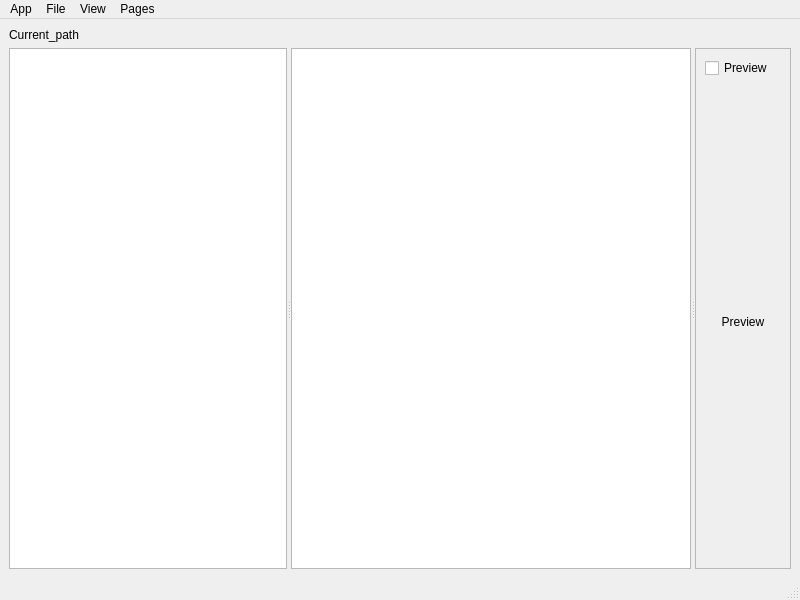
<?xml version="1.0" encoding="UTF-8"?>
<ui version="4.0">
 <class>MainWindow</class>
 <widget class="QMainWindow" name="MainWindow">
  <property name="geometry">
   <rect>
    <x>0</x>
    <y>0</y>
    <width>800</width>
    <height>600</height>
   </rect>
  </property>
  <property name="windowTitle">
   <string>MainWindow</string>
  </property>
  <widget class="QWidget" name="centralwidget">
   <layout class="QVBoxLayout" name="verticalLayout">
    <item>
     <widget class="QLabel" name="currentPath">
      <property name="sizePolicy">
       <sizepolicy hsizetype="Expanding" vsizetype="Fixed">
        <horstretch>0</horstretch>
        <verstretch>0</verstretch>
       </sizepolicy>
      </property>
      <property name="text">
       <string>Current_path</string>
      </property>
     </widget>
    </item>
    <item>
     <widget class="QSplitter" name="splitter">
      <property name="orientation">
       <enum>Qt::Horizontal</enum>
      </property>
      <widget class="QListView" name="fmListView"/>
      <widget class="QStackedWidget" name="stackedWidget">
       <property name="sizePolicy">
        <sizepolicy hsizetype="Expanding" vsizetype="Preferred">
         <horstretch>0</horstretch>
         <verstretch>0</verstretch>
        </sizepolicy>
       </property>
       <property name="minimumSize">
        <size>
         <width>400</width>
         <height>0</height>
        </size>
       </property>
       <widget class="QWidget" name="secondFmPage">
        <property name="sizePolicy">
         <sizepolicy hsizetype="Expanding" vsizetype="Preferred">
          <horstretch>0</horstretch>
          <verstretch>0</verstretch>
         </sizepolicy>
        </property>
        <layout class="QVBoxLayout" name="verticalLayout_3">
         <property name="margin">
          <number>0</number>
         </property>
         <item>
          <widget class="QListView" name="secondFmListView"/>
         </item>
        </layout>
       </widget>
       <widget class="MetadataTreeViewPage" name="metadataTreePage">
        <property name="sizePolicy">
         <sizepolicy hsizetype="Expanding" vsizetype="Preferred">
          <horstretch>0</horstretch>
          <verstretch>0</verstretch>
         </sizepolicy>
        </property>
       </widget>
       <widget class="ImageViewManager" name="imageViewPage">
        <property name="sizePolicy">
         <sizepolicy hsizetype="Expanding" vsizetype="Preferred">
          <horstretch>0</horstretch>
          <verstretch>0</verstretch>
         </sizepolicy>
        </property>
       </widget>
      </widget>
      <widget class="QFrame" name="frameDx">
       <property name="frameShape">
        <enum>QFrame::StyledPanel</enum>
       </property>
       <property name="frameShadow">
        <enum>QFrame::Raised</enum>
       </property>
       <layout class="QVBoxLayout" name="verticalLayout_2">
        <item>
         <widget class="QCheckBox" name="previewCheckBox">
          <property name="focusPolicy">
           <enum>Qt::NoFocus</enum>
          </property>
          <property name="text">
           <string>Preview</string>
          </property>
         </widget>
        </item>
        <item>
         <widget class="QLabel" name="preview">
          <property name="sizePolicy">
           <sizepolicy hsizetype="Preferred" vsizetype="Expanding">
            <horstretch>0</horstretch>
            <verstretch>0</verstretch>
           </sizepolicy>
          </property>
          <property name="text">
           <string>Preview</string>
          </property>
          <property name="alignment">
           <set>Qt::AlignCenter</set>
          </property>
         </widget>
        </item>
       </layout>
      </widget>
     </widget>
    </item>
   </layout>
  </widget>
  <widget class="QMenuBar" name="menubar">
   <property name="geometry">
    <rect>
     <x>0</x>
     <y>0</y>
     <width>800</width>
     <height>21</height>
    </rect>
   </property>
   <widget class="QMenu" name="menuApp">
    <property name="title">
     <string>App</string>
    </property>
    <addaction name="actionQuit"/>
   </widget>
   <widget class="QMenu" name="menuFile">
    <property name="title">
     <string>File</string>
    </property>
    <addaction name="actionShowIcons"/>
    <addaction name="actionShowHidden"/>
    <addaction name="separator"/>
    <addaction name="actionMkDir"/>
    <addaction name="actionRenameFiles"/>
    <addaction name="actionDeleteFiles"/>
    <addaction name="actionCopyFiles"/>
    <addaction name="actionMoveFiles"/>
   </widget>
   <widget class="QMenu" name="menuView">
    <property name="title">
     <string>View</string>
    </property>
    <addaction name="actionFullScreen"/>
   </widget>
   <widget class="QMenu" name="menuPages">
    <property name="title">
     <string>Pages</string>
    </property>
    <addaction name="action1"/>
    <addaction name="action2"/>
    <addaction name="action3"/>
   </widget>
   <addaction name="menuApp"/>
   <addaction name="menuFile"/>
   <addaction name="menuView"/>
   <addaction name="menuPages"/>
  </widget>
  <widget class="QStatusBar" name="statusbar"/>
  <action name="actionQuit">
   <property name="text">
    <string>Quit</string>
   </property>
   <property name="shortcut">
    <string>Ctrl+Q</string>
   </property>
  </action>
  <action name="actionShowIcons">
   <property name="checkable">
    <bool>true</bool>
   </property>
   <property name="text">
    <string>Show Icons</string>
   </property>
  </action>
  <action name="actionShowHidden">
   <property name="checkable">
    <bool>true</bool>
   </property>
   <property name="text">
    <string>Show Hidden Files</string>
   </property>
  </action>
  <action name="actionFullScreen">
   <property name="checkable">
    <bool>true</bool>
   </property>
   <property name="text">
    <string>Full Screen</string>
   </property>
   <property name="shortcut">
    <string>Ctrl+F</string>
   </property>
  </action>
  <action name="actionMkDir">
   <property name="text">
    <string>Create Directory</string>
   </property>
   <property name="shortcut">
    <string>F7</string>
   </property>
  </action>
  <action name="actionRenameFiles">
   <property name="text">
    <string>Rename Files</string>
   </property>
   <property name="shortcut">
    <string>Ctrl+R</string>
   </property>
  </action>
  <action name="actionDeleteFiles">
   <property name="text">
    <string>Delete Files</string>
   </property>
   <property name="shortcut">
    <string>F8</string>
   </property>
  </action>
  <action name="action1">
   <property name="checkable">
    <bool>true</bool>
   </property>
   <property name="text">
    <string>Second File Manager</string>
   </property>
   <property name="shortcut">
    <string>F1</string>
   </property>
  </action>
  <action name="action2">
   <property name="checkable">
    <bool>true</bool>
   </property>
   <property name="text">
    <string>Metadata Tree</string>
   </property>
   <property name="toolTip">
    <string>Show Metadata Tree Page</string>
   </property>
   <property name="shortcut">
    <string>F2</string>
   </property>
  </action>
  <action name="action3">
   <property name="checkable">
    <bool>true</bool>
   </property>
   <property name="text">
    <string>View Image</string>
   </property>
   <property name="toolTip">
    <string>Show Image</string>
   </property>
   <property name="shortcut">
    <string>F3</string>
   </property>
  </action>
  <action name="actionCopyFiles">
   <property name="text">
    <string>Copy Files</string>
   </property>
   <property name="shortcut">
    <string>F5</string>
   </property>
  </action>
  <action name="actionMoveFiles">
   <property name="text">
    <string>Move Files</string>
   </property>
   <property name="shortcut">
    <string>F6</string>
   </property>
  </action>
 </widget>
 <customwidgets>
  <customwidget>
   <class>ImageViewManager</class>
   <extends>QWidget</extends>
   <header location="global">ImageViewManager.h</header>
   <container>1</container>
  </customwidget>
  <customwidget>
   <class>MetadataTreeViewPage</class>
   <extends>QWidget</extends>
   <header>MetadataTreeViewPage.h</header>
   <container>1</container>
  </customwidget>
 </customwidgets>
 <resources/>
 <connections/>
</ui>
